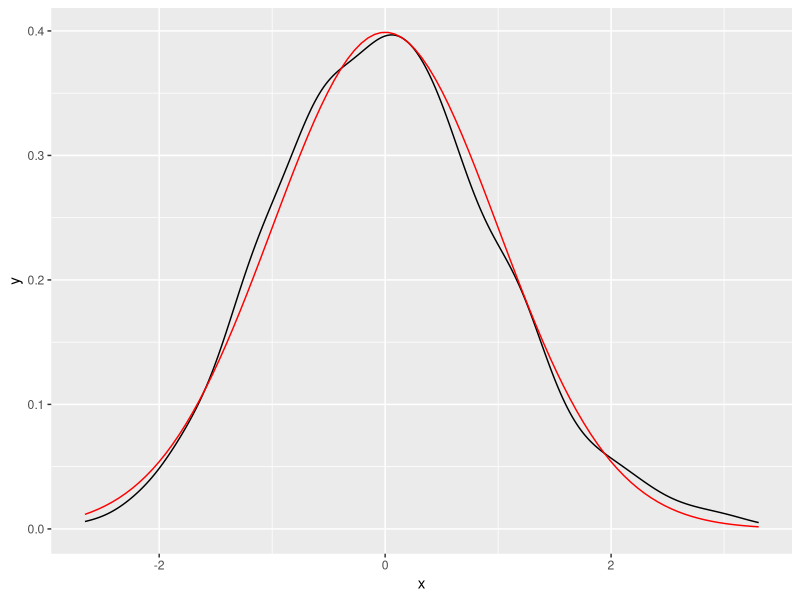
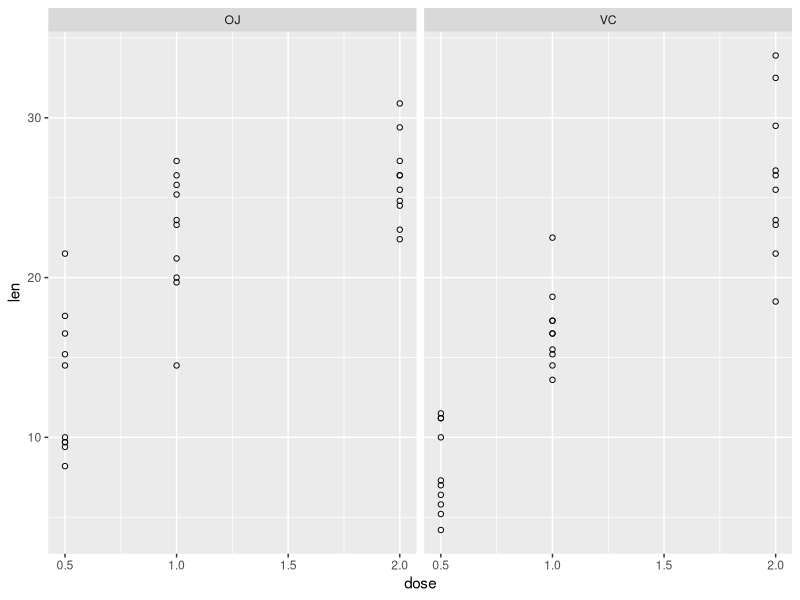

Source code (R) for these figures, in order:
#Generate distribution of the mean of 40 exponential variables

library(ggplot2)

lambda <-.2
num_var<-40
num_sims<-1000
exp_mean<-1/lambda
exp_sd<-(1/lambda)/sqrt(num_var)

mns = NULL
for (i in 1 : num_sims) mns = c(mns, mean(rexp(num_var,lambda)))

norm_mns<-(mns-(exp_mean))/exp_sd

results_df<-data.frame(x = norm_mns)


## Plot results distribution alongside standard normal dist using the multiplot funciton


results_p<-ggplot(results_df,aes(x))+geom_density()+ stat_function(fun = dnorm, colour = "red")
results_p


#Report means and std devs for each emprical distribution

mean(norm_mns)
sd(norm_mns)



#Part 2: Analyze the Tooth Growth Dataset

tooth_scatter <- ggplot(ToothGrowth, aes(x=dose, y=len)) + geom_point(shape=1)
tooth_scatter+facet_grid(.~supp)

ToothGrowth$group = interaction(ToothGrowth$supp,ToothGrowth$dose)

data_OJ.0.5<-ToothGrowth[ToothGrowth$group=="OJ.0.5",]
data_OJ.1<-ToothGrowth[ToothGrowth$group=="OJ.1",]
data_OJ.2<-ToothGrowth[ToothGrowth$group=="OJ.2",]
data_OJ_overall<-ToothGrowth[ToothGrowth$supp=="OJ",]

data_VC.0.5<-ToothGrowth[ToothGrowth$group=="VC.0.5",]
data_VC.1<-ToothGrowth[ToothGrowth$group=="VC.1",]
data_VC.2<-ToothGrowth[ToothGrowth$group=="VC.2",]
data_VC_overall<-ToothGrowth[ToothGrowth$supp=="VC",]

##Within Group Tests


#OJ group
t.test(data_OJ.0.5$len,data_OJ.1$len)
t.test(data_OJ.1$len,data_OJ.2$len)


#By transitive property, we already know that the mean of the OJ.2 group is higher than that of the OJ.0.5
#group because OJ.2 is significantly greater thant OJ.1, which is significantly greater than OJ.0.5

#These results suggest that within the OJ group, an increase in dosage will increase tooth growth


#VC group
t.test(data_VC.0.5$len,data_VC.1$len)$conf.int
t.test(data_VC.1$len,data_VC.2$len)$conf.int

#Again, the test between the 0.5 mg/day dosage group and the 2 mg/day dosage is made unnecessary by transitive
#property


#Between group tests: For a given dosage, how do the results of the two treatments differ
t.test(data_OJ.0.5$len,data_VC.0.5$len)$conf.int
t.test(data_OJ.1$len,data_VC.1$len)$conf.int
t.test(data_OJ.2$len,data_VC.2$len)$conf.int

#At the first two dosage levels, OJ is significantly more efficacious than VC, but the confidence interval
#of the difference between the two treatments at the 2mg/day level includes 0, and indicates that the difference 
#is insignificant. From the following test, however, we can conclude that 2mg/day of OJ causes more growth than
#1mg/day of VC

t.test(data_OJ.2$len,data_VC.1$len)$conf.int


#If we compare the different treatment type groups with the dosages pooled together, we find no statistically
#significant difference. That is to say that we do not have sufficient evidence to conclude that 
#"Subjects given some amount orange juice exhibited more tooth growth than subjects given some amoun of asorbic
#acid."

t.test(data_OJ_overall$len,data_VC_overall$len)$conf.int

